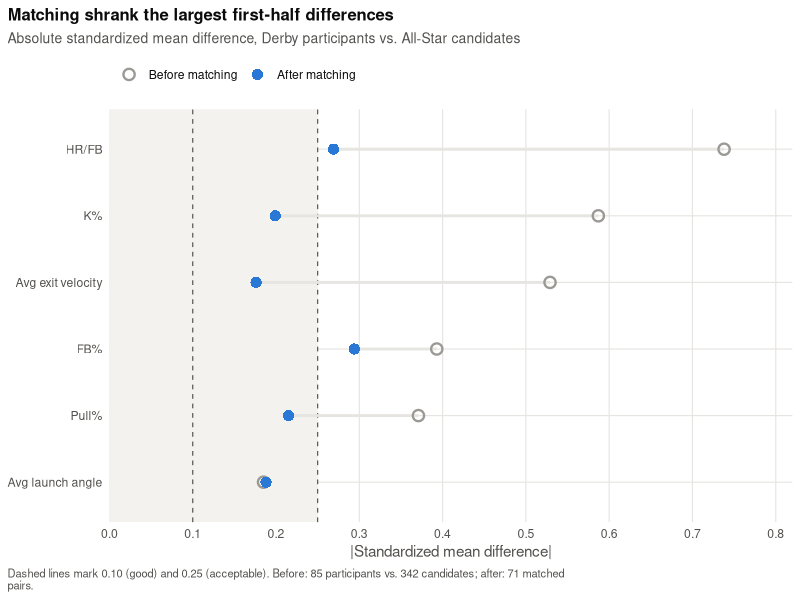
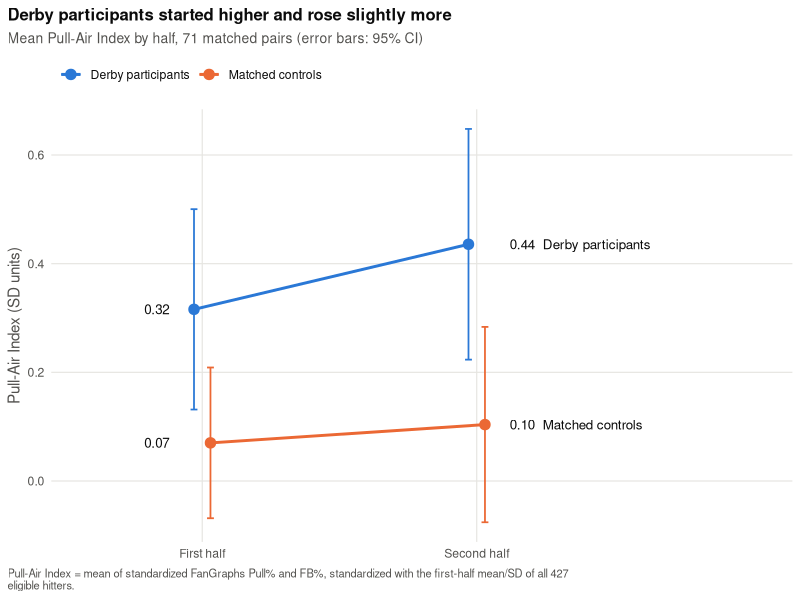

Generate these figures, in order, with R: (Note: this script raises an error after producing the figures.)
# Figures for the early-results paper.
#
# Inputs (data/): Matching_Balance.csv, Analysis_Dataset.csv, Results.csv
# Outputs (figures/): fig1_balance.png, fig2_pai_by_half.png,
#                     fig3_effects.png, fig4_hr_pull_by_half.png
#
# Run from the repo root:  Rscript code/figures.R

library(ggplot2)
library(patchwork)

DERBY   <- "#2a78d6"   # categorical slot 1
CONTROL <- "#eb6834"   # categorical slot 2
BEFORE  <- "#9a9993"   # neutral gray for "before matching"
INK     <- "#0b0b0b"
INK2    <- "#52514e"
GRID    <- "#e6e5e1"

theme_paper <- function() {
  theme_minimal(base_size = 11) +
    theme(text = element_text(colour = INK),
          axis.text = element_text(colour = INK2),
          axis.title = element_text(colour = INK2),
          panel.grid.major = element_line(colour = GRID, linewidth = 0.4),
          panel.grid.minor = element_blank(),
          plot.title = element_text(face = "bold", size = 12),
          plot.subtitle = element_text(colour = INK2, size = 10),
          plot.caption = element_text(colour = INK2, size = 8, hjust = 0),
          plot.title.position = "plot", plot.caption.position = "plot",
          legend.position = "top", legend.justification = "left",
          legend.title = element_blank(),
          plot.background = element_rect(fill = "white", colour = NA))
}
wrap <- function(x, width = 115) paste(strwrap(x, width), collapse = "
")
save <- function(p, file, h) ggsave(file.path("figures", file), p, width = 6.5,
                                    height = h, dpi = 300, bg = "white")

d <- read.csv("data/Analysis_Dataset.csv", check.names = FALSE)
m <- d[d$matched == 1, ]
m$Group <- factor(ifelse(m$group == "derby", "Derby participants", "Matched controls"),
                  levels = c("Derby participants", "Matched controls"))
group_cols <- c("Derby participants" = DERBY, "Matched controls" = CONTROL)

# ---- Figure 1: covariate balance before and after matching ----
bal <- read.csv("data/Matching_Balance.csv")
labels <- c(pull_pct = "Pull%", fb_pct = "FB%", k_pct = "K%", hr_fb = "HR/FB",
            avg_ev = "Avg exit velocity", avg_la = "Avg launch angle")
bal$Variable <- factor(labels[bal$variable], levels = labels[bal$variable[order(bal$smd_before)]])
bal_long <- rbind(
  data.frame(Variable = bal$Variable, smd = abs(bal$smd_before), When = "Before matching"),
  data.frame(Variable = bal$Variable, smd = abs(bal$smd_after),  When = "After matching"))
bal_long$When <- factor(bal_long$When, levels = c("Before matching", "After matching"))

p1 <- ggplot(bal_long, aes(smd, Variable)) +
  annotate("rect", xmin = -Inf, xmax = 0.25, ymin = -Inf, ymax = Inf,
           fill = "#f3f2ee") +
  geom_vline(xintercept = c(0.1, 0.25), colour = INK2, linetype = "dashed", linewidth = 0.4) +
  geom_line(aes(group = Variable), colour = GRID, linewidth = 1) +
  geom_point(aes(colour = When, shape = When), size = 3, stroke = 1.2) +
  scale_colour_manual(values = c("Before matching" = BEFORE, "After matching" = DERBY)) +
  scale_shape_manual(values = c("Before matching" = 1, "After matching" = 16)) +
  scale_x_continuous(limits = c(0, 0.8), breaks = seq(0, 0.8, 0.1), expand = expansion(add = c(0, 0.02))) +
  labs(title = "Matching shrank the largest first-half differences",
       subtitle = "Absolute standardized mean difference, Derby participants vs. All-Star candidates",
       x = "|Standardized mean difference|", y = NULL,
       caption = wrap("Dashed lines mark 0.10 (good) and 0.25 (acceptable). Before: 85 participants vs. 342 candidates; after: 71 matched pairs.")) +
  theme_paper()
save(p1, "fig1_balance.png", 3.6)

# ---- Helper: group means by half with 95% CIs ----
by_half <- function(var1, var2) {
  out <- do.call(rbind, lapply(levels(m$Group), function(g) {
    do.call(rbind, lapply(c("First half", "Second half"), function(h) {
      x <- m[m$Group == g, if (h == "First half") var1 else var2]
      x <- x[!is.na(x)]
      se <- sd(x) / sqrt(length(x))
      data.frame(Group = g, Half = h, mean = mean(x),
                 lo = mean(x) - qt(.975, length(x) - 1) * se,
                 hi = mean(x) + qt(.975, length(x) - 1) * se)
    }))
  }))
  out$Group <- factor(out$Group, levels = levels(m$Group))
  out
}

half_plot <- function(s, title, subtitle, ylab, caption, fmt) {
  dodge <- position_dodge(width = 0.12)
  starts <- s[s$Half == "First half", ]
  ends <- s[s$Half == "Second half", ]
  # Values beside every point: first half to the left, second half to the
  # right (with the group name, so the lines are directly labeled).
  ggplot(s, aes(Half, mean, colour = Group, group = Group)) +
    geom_line(linewidth = 1, position = dodge) +
    geom_errorbar(aes(ymin = lo, ymax = hi), width = 0.05, linewidth = 0.6, position = dodge) +
    geom_point(size = 3.2, position = dodge) +
    geom_text(data = starts, aes(label = fmt(mean)),
              hjust = 1, nudge_x = -0.12, size = 3.4, colour = INK, show.legend = FALSE) +
    geom_text(data = ends, aes(label = paste0(fmt(mean), "  ", Group)),
              hjust = 0, nudge_x = 0.12, size = 3.4, colour = INK, show.legend = FALSE) +
    scale_colour_manual(values = group_cols) +
    scale_x_discrete(expand = expansion(add = c(0.55, 1.15))) +
    labs(title = title, subtitle = subtitle, x = NULL, y = ylab, caption = wrap(caption)) +
    theme_paper()
}

# ---- Figure 2: Pull-Air Index by half ----
s2 <- by_half("PAI_1st", "PAI_2nd")
p2 <- half_plot(s2,
  "Derby participants started higher and rose slightly more",
  "Mean Pull-Air Index by half, 71 matched pairs (error bars: 95% CI)",
  "Pull-Air Index (SD units)",
  "Pull-Air Index = mean of standardized FanGraphs Pull% and FB%, standardized with the first-half mean/SD of all 427 eligible hitters.",
  function(x) sprintf("%.2f", x))
save(p2, "fig2_pai_by_half.png", 3.8)

# ---- Figure 3: effect estimates ----
r <- read.csv("data/Results.csv")
r$label <- c("Adjusted, matched (primary)", "Within participants (paired)",
             "Unadjusted, matched (Welch)", "HR/FB (adjusted)",
             "HR Pull% (adjusted)", "HR Pull%, within participants (supporting)")
r$kind <- ifelse(grepl("^PRIMARY", r$analysis), "Primary",
                 ifelse(grepl("^Secondary", r$analysis), "Secondary", "Supporting"))
r$label <- paste0(r$label, "  (p = ", formatC(r$p_value, format = "f", digits = 3), ")")

forest <- function(rows, title, xlab, cap) {
  rows$label <- factor(rows$label, levels = rev(rows$label))
  ggplot(rows, aes(estimate, label)) +
    geom_vline(xintercept = 0, colour = INK2, linewidth = 0.5) +
    geom_errorbar(aes(xmin = ci_low, xmax = ci_high), orientation = "y", width = 0.15,
                  colour = DERBY, linewidth = 0.8) +
    geom_point(aes(shape = kind), colour = DERBY, size = 3.2, fill = "white", stroke = 1.2) +
    scale_shape_manual(values = c(Primary = 18, Secondary = 16, Supporting = 21),
                       breaks = c("Primary", "Secondary", "Supporting")) +
    labs(title = title, x = xlab, y = NULL, caption = if (is.null(cap)) NULL else wrap(cap)) +
    theme_paper() + theme(legend.position = "none", plot.title = element_text(size = 11))
}
p3a <- forest(r[1:3, ], "A. Pull-Air Index change (95% CI)",
              "Derby effect, SD units (positive = more pull-air)", NULL)
p3b <- forest(r[4:6, ], "B. Secondary outcomes (97.5% CI, Bonferroni)",
              "Derby effect, percentage points",
              "Estimates are the Derby-minus-control difference in first-to-second-half change, except 'within participants' (second minus first half).")
p3 <- p3a / p3b + plot_annotation(
  title = wrap("Every estimate leans toward more pull-air hitting, but no Derby-vs-control difference is significant", 80),
  theme = theme_paper())
save(p3, "fig3_effects.png", 5.4)

# ---- Figure 4: HR Pull% by half ----
s4 <- by_half("HR_Pull%_1st", "HR_Pull%_2nd")
p4 <- half_plot(s4,
  "Derby participants pulled more of their home runs after the break",
  "Mean share of home runs pulled, by half, 71 matched pairs (error bars: 95% CI)",
  "Home runs pulled (%)",
  "Home-run direction classified from Statcast hit coordinates (pulled = more than 15 degrees toward the batter's pull side).",
  function(x) sprintf("%.1f%%", x))
save(p4, "fig4_hr_pull_by_half.png", 3.8)

cat("Saved 4 figures to figures/\n")
